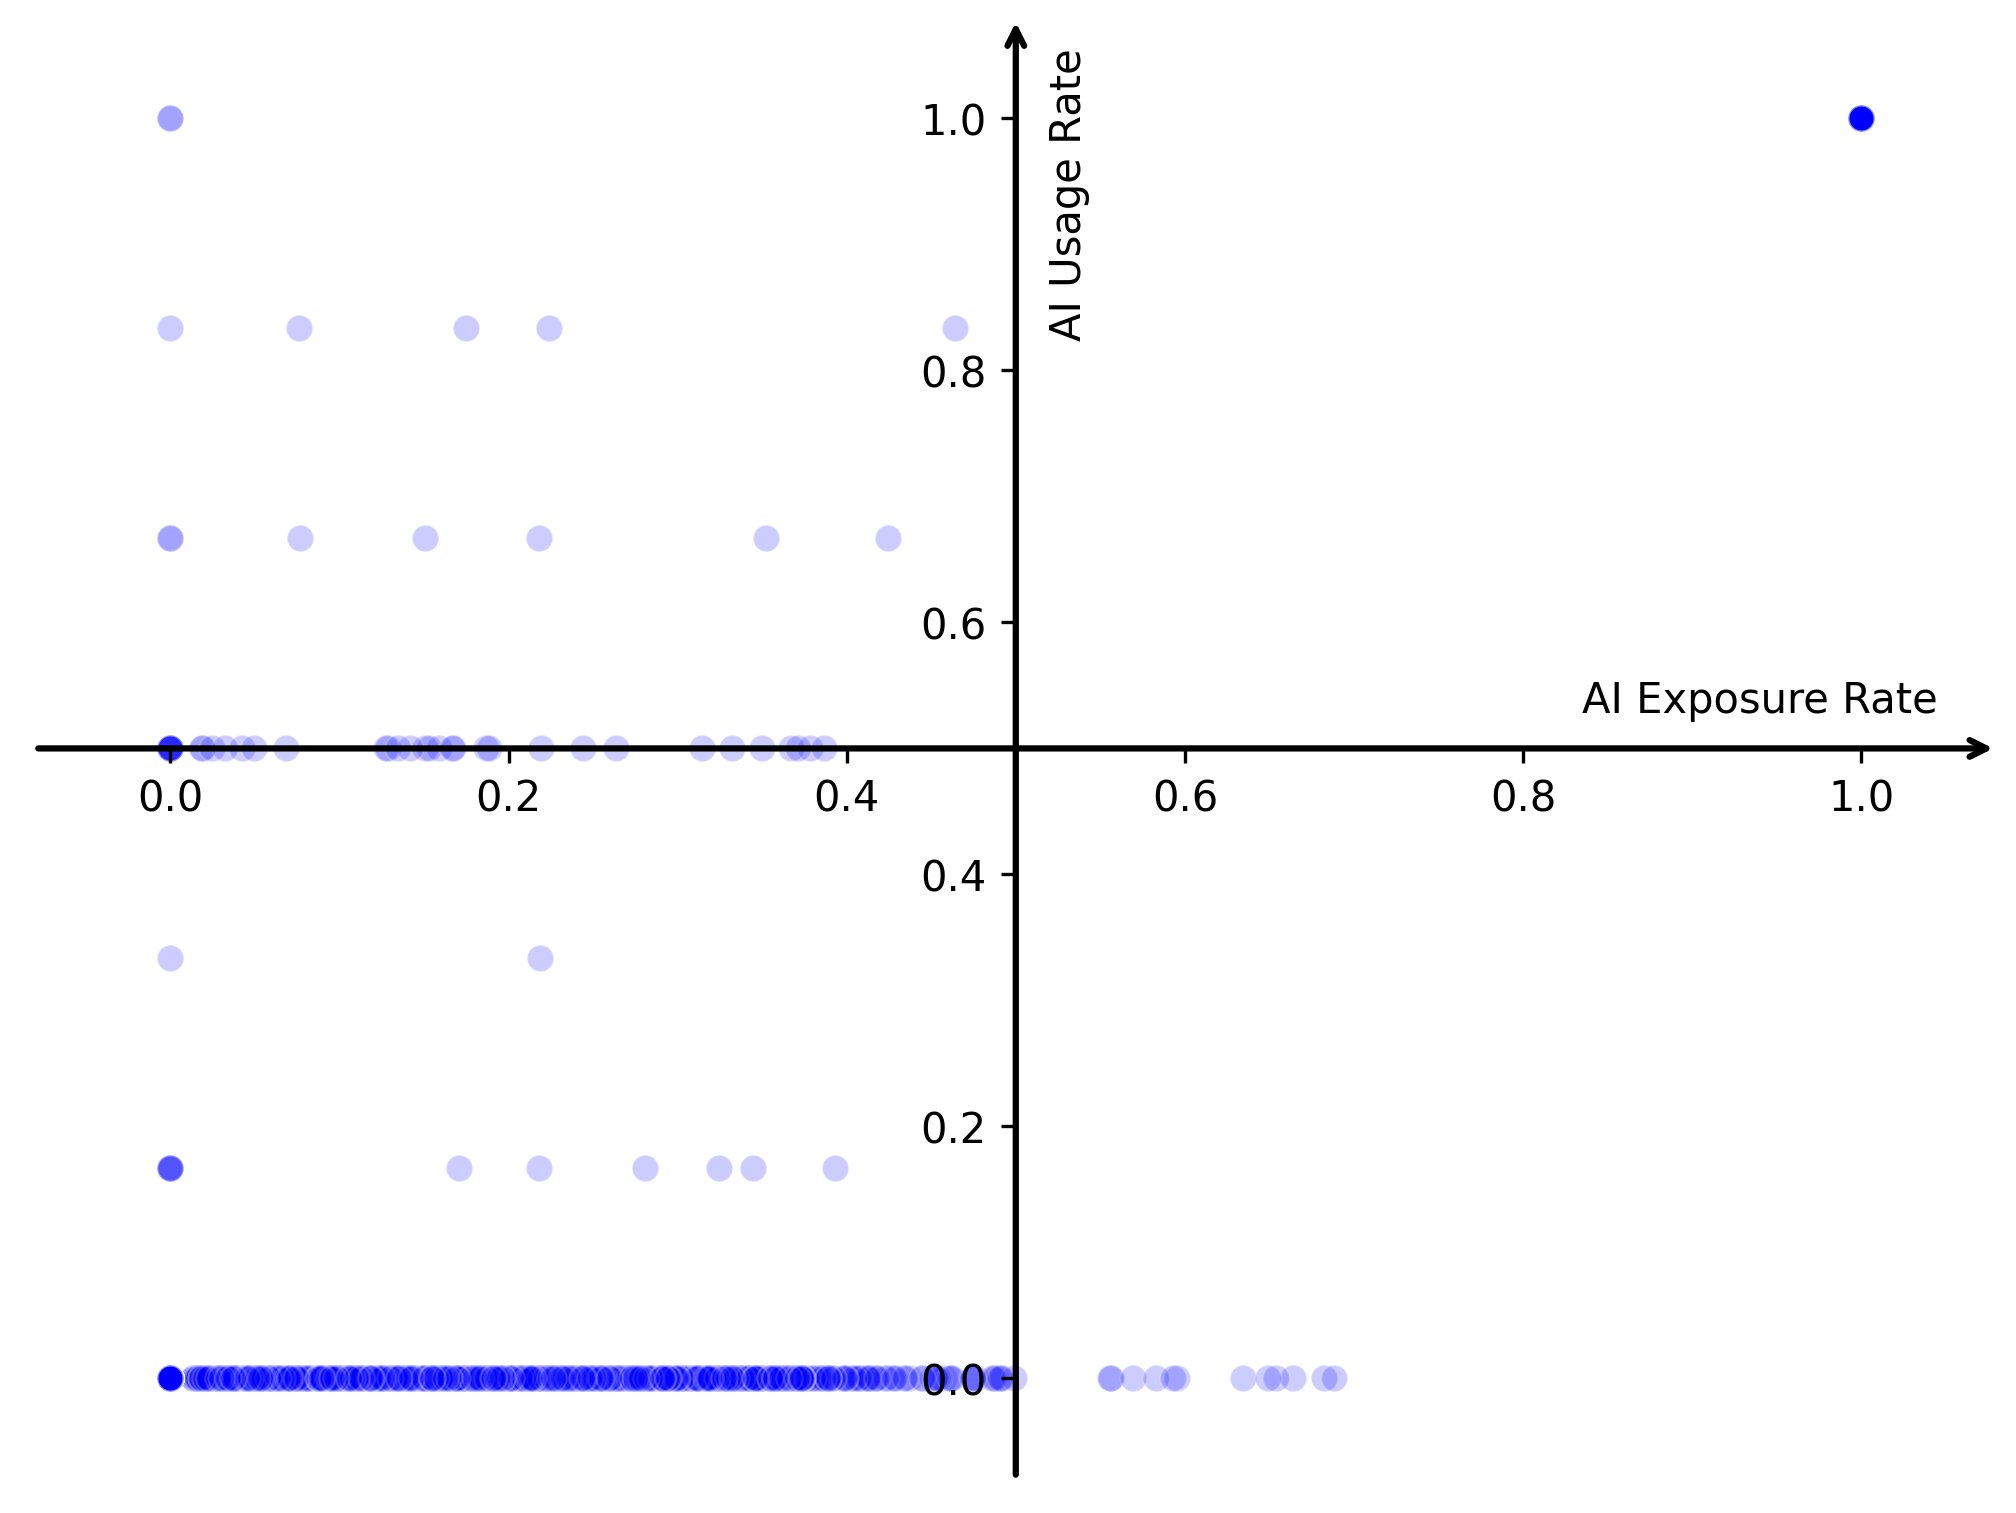

Python code for this plot:
if __name__ == '__main__':
    import pandas as pd
    import seaborn as sns
    import matplotlib.pyplot as plt

    dataset_path = 'result/0429_10000_papers/output_data_all.csv'
    img_path = './draw_ai_usage_with_exposure.png'

    df = pd.read_csv(
        dataset_path,
        encoding='utf-8',
        index_col=False
    )

    mask = (
            pd.to_numeric(df['ai_usage_rate'], errors='coerce').notna() &
            pd.to_numeric(df['ai_exposure_rate'], errors='coerce').notna()
    )
    df_clean = df[mask].copy()

    df_clean['ai_usage_rate'] = df_clean['ai_usage_rate'].astype(float)
    df_clean['ai_exposure_rate'] = df_clean['ai_exposure_rate'].astype(float)

    # 画布大小
    fig, ax = plt.subplots(figsize=(8, 6))

    # 绘制散点图：修改散点大小和颜色
    sns.scatterplot(
        data=df_clean,
        x='ai_exposure_rate',
        y='ai_usage_rate',
        s=40,  # 散点大小
        color='blue',  # 散点颜色
        alpha=0.2,  # 透明度，可选
        ax=ax
    )

    # 将横纵坐标轴移动到图像正中央，形成十字形
    ax.spines['left'].set_position('center')
    ax.spines['bottom'].set_position('center')

    # 隐藏上边框和右边框
    ax.spines['right'].set_color('none')
    ax.spines['top'].set_color('none')

    # 让刻度只显示在中间的横纵轴上
    ax.xaxis.set_ticks_position('bottom')
    ax.yaxis.set_ticks_position('left')

    # 添加横轴箭头
    ax.annotate(
        '',
        xy=(1.03, 0.5),
        xytext=(-0.03, 0.5),
        xycoords='axes fraction',
        arrowprops=dict(arrowstyle='->', linewidth=1.5, color='black')
    )
    # 添加纵轴箭头
    ax.annotate(
        '',
        xy=(0.5, 1.03),
        xytext=(0.5, -0.03),
        xycoords='axes fraction',
        arrowprops=dict(arrowstyle='->', linewidth=1.5, color='black')
    )

    plt.xlabel('AI Exposure Rate')
    plt.ylabel('AI Usage Rate')

    # 把 x 轴 label 移到右侧箭头附近
    ax.xaxis.set_label_coords(0.90, 0.55)
    # 把 y 轴 label 移到上方箭头附近
    ax.yaxis.set_label_coords(0.54, 0.90)

    plt.savefig(img_path, dpi=300, bbox_inches='tight')
